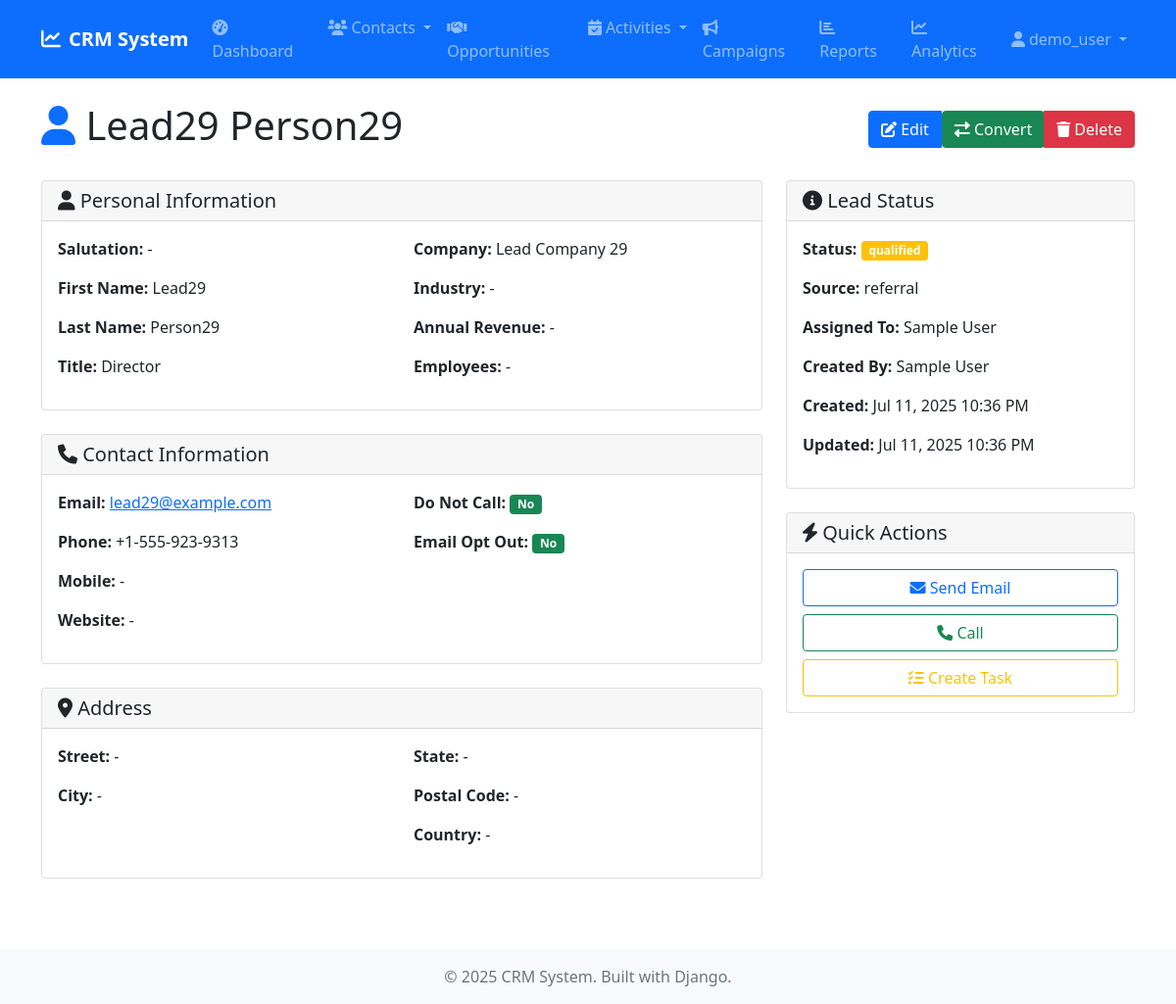
The page /leads/35/ (signed in) on the database its author committed.
### leads/models.py (models this page shows, shortened)
class Lead(models.Model):
    LEAD_STATUS = [
        ('new', 'New'),
        ('assigned', 'Assigned'),
        ('in_process', 'In Process'),
        ('converted', 'Converted'),
        ('recycled', 'Recycled'),
        ('dead', 'Dead'),
    ]
    LEAD_SOURCE = [
        ('cold_call', 'Cold Call'),
        ('existing_customer', 'Existing Customer'),
        ('partner', 'Partner'),
        ('public_relations', 'Public Relations'),
        ('direct_mail', 'Direct Mail'),
        ('conference', 'Conference'),
        ('trade_show', 'Trade Show'),
        ('web_site', 'Web Site'),
        ('word_of_mouth', 'Word of mouth'),
        ('email', 'Email'),
        ('campaign', 'Campaign'),
        ('other', 'Other'),
    ]
    SALUTATIONS = [
        ('mr', 'Mr.'),
        ('mrs', 'Mrs.'),
        ('ms', 'Ms.'),
        ('dr', 'Dr.'),
        ('prof', 'Prof.'),
    ]
    salutation = models.CharField(max_length=10, choices=SALUTATIONS, blank=True)
    first_name = models.CharField(max_length=100)
    last_name = models.CharField(max_length=100)
    title = models.CharField(max_length=100, blank=True)
    company = models.CharField(max_length=200)
    email = models.EmailField()
    phone = models.CharField(max_length=20, blank=True)
    mobile = models.CharField(max_length=20, blank=True)
    fax = models.CharField(max_length=20, blank=True)
    website = models.URLField(blank=True)
    street = models.TextField(blank=True)
    city = models.CharField(max_length=100, blank=True)
    state = models.CharField(max_length=100, blank=True)
    postal_code = models.CharField(max_length=20, blank=True)
    country = models.CharField(max_length=100, blank=True)
    lead_source = models.CharField(max_length=20, choices=LEAD_SOURCE, blank=True)
    status = models.CharField(max_length=20, choices=LEAD_STATUS, default='new')
    industry = models.CharField(max_length=100, blank=True)
    annual_revenue = models.DecimalField(max_digits=15, decimal_places=2, null=True, blank=True)
    employees = models.IntegerField(null=True, blank=True)
    do_not_call = models.BooleanField(default=False)
    email_opt_out = models.BooleanField(default=False)
    description = models.TextField(blank=True)
    assigned_to = models.ForeignKey(User, on_delete=models.SET_NULL, null=True, blank=True)
    created_by = models.ForeignKey(User, on_delete=models.SET_NULL, null=True, blank=True, related_name='created_leads')
    created_at = models.DateTimeField(auto_now_add=True)
    updated_at = models.DateTimeField(auto_now=True)
    class Meta:
        ordering = ['-created_at']
    @property
    def full_name(self):
        return f"{self.first_name} {self.last_name}"

### leads/views.py (the view)
# urls.py: path('<int:pk>/', views.LeadDetailView.as_view(), name='detail'),
class LeadDetailView(LoginRequiredMixin, DetailView):
    model = Lead
    template_name = 'leads/lead_detail.html'
    context_object_name = 'lead'

### templates/leads/lead_detail.html (shortened to what this page needs)
{% extends 'base.html' %}
{% block content %}
<div class="d-flex justify-content-between align-items-center mb-4">
    <h1><i class="fas fa-user text-primary"></i> {{ lead.full_name }}</h1>
    <div class="btn-group">
        <a href="{% url 'leads:edit' lead.pk %}" class="btn btn-primary">
            <i class="fas fa-edit"></i> Edit
        </a>
        {% if lead.status != 'converted' %}
        <form method="post" action="{% url 'leads:convert' lead.pk %}" class="d-inline">
            <button type="submit" class="btn btn-success" onclick="return confirm('Are you sure you want to convert this lead?')">
                <i class="fas fa-exchange-alt"></i> Convert
            </button>
        </form>
        {% endif %}
        <a href="{% url 'leads:delete' lead.pk %}" class="btn btn-danger">
            <i class="fas fa-trash"></i> Delete
        </a>
    </div>
</div>
<div class="row">
    <div class="col-lg-8">
        <div class="card mb-4">
            <div class="card-header">
                <h5 class="card-title mb-0"><i class="fas fa-user"></i> Personal Information</h5>
            </div>
            <div class="card-body">
                <div class="row">
                    <div class="col-md-6">
                        <p><strong>Salutation:</strong> {{ lead.get_salutation_display|default:"-" }}</p>
                        <p><strong>First Name:</strong> {{ lead.first_name }}</p>
                        <p><strong>Last Name:</strong> {{ lead.last_name }}</p>
                        <p><strong>Title:</strong> {{ lead.title|default:"-" }}</p>
                    </div>
                    <div class="col-md-6">
                        <p><strong>Company:</strong> {{ lead.company }}</p>
                        <p><strong>Industry:</strong> {{ lead.industry|default:"-" }}</p>
                        <p><strong>Annual Revenue:</strong>
                            {% if lead.annual_revenue %}
                                ${{ lead.annual_revenue|floatformat:0 }}
                            {% else %}
                                -
                            {% endif %}
                        </p>
                        <p><strong>Employees:</strong> {{ lead.employees|default:"-" }}</p>
                    </div>
                </div>
            </div>
        </div>
        <div class="card mb-4">
            <div class="card-header">
                <h5 class="card-title mb-0"><i class="fas fa-phone"></i> Contact Information</h5>
            </div>
            <div class="card-body">
                <div class="row">
                    <div class="col-md-6">
                        <p><strong>Email:</strong>
                            {% if lead.email %}
                                <a href="mailto:{{ lead.email }}">{{ lead.email }}</a>
                            {% else %}
                                -
                            {% endif %}
                        </p>
                        <p><strong>Phone:</strong> {{ lead.phone|default:"-" }}</p>
                        <p><strong>Mobile:</strong> {{ lead.mobile|default:"-" }}</p>
                        <p><strong>Website:</strong>
                            {% if lead.website %}
                                <a href="{{ lead.website }}" target="_blank">{{ lead.website }}</a>
                            {% else %}
                                -
                            {% endif %}
                        </p>
                    </div>
                    <div class="col-md-6">
                        <p><strong>Do Not Call:</strong>
                            <span class="badge {% if lead.do_not_call %}bg-danger{% else %}bg-success{% endif %}">
                                {% if lead.do_not_call %}Yes{% else %}No{% endif %}
                            </span>
                        </p>
                        <p><strong>Email Opt Out:</strong>
                            <span class="badge {% if lead.email_opt_out %}bg-danger{% else %}bg-success{% endif %}">
                                {% if lead.email_opt_out %}Yes{% else %}No{% endif %}
                            </span>
                        </p>
                    </div>
                </div>
            </div>
        </div>
        <div class="card mb-4">
            <div class="card-header">
                <h5 class="card-title mb-0"><i class="fas fa-map-marker-alt"></i> Address</h5>
            </div>
            <div class="card-body">
                <div class="row">
                    <div class="col-md-6">
                        <p><strong>Street:</strong> {{ lead.street|default:"-" }}</p>
                        <p><strong>City:</strong> {{ lead.city|default:"-" }}</p>
                    </div>
                    <div class="col-md-6">
                        <p><strong>State:</strong> {{ lead.state|default:"-" }}</p>
                        <p><strong>Postal Code:</strong> {{ lead.postal_code|default:"-" }}</p>
                        <p><strong>Country:</strong> {{ lead.country|default:"-" }}</p>
                    </div>
                </div>
            </div>
        </div>
    </div>
    <div class="col-lg-4">
        <div class="card mb-4">
            <div class="card-header">
                <h5 class="card-title mb-0"><i class="fas fa-info-circle"></i> Lead Status</h5>
            </div>
            <div class="card-body">
                <p><strong>Status:</strong>
                    <span class="badge {% if lead.status == 'new' %}bg-info{% elif lead.status == 'converted' %}bg-success{% elif lead.status == 'dead' %}bg-danger{% else %}bg-warning{% endif %}">
                        {{ lead.get_status_display }}
                    </span>
                </p>
                <p><strong>Source:</strong> {{ lead.get_lead_source_display|default:"-" }}</p>
                <p><strong>Assigned To:</strong> {{ lead.assigned_to.get_full_name|default:"-" }}</p>
                <p><strong>Created By:</strong> {{ lead.created_by.get_full_name|default:"-" }}</p>
                <p><strong>Created:</strong> {{ lead.created_at|date:"M d, Y g:i A" }}</p>
                <p><strong>Updated:</strong> {{ lead.updated_at|date:"M d, Y g:i A" }}</p>
            </div>
        </div>
        <div class="card">
            <div class="card-header">
                <h5 class="card-title mb-0"><i class="fas fa-bolt"></i> Quick Actions</h5>
            </div>
            <div class="card-body">
                <div class="d-grid gap-2">
                    {% if lead.email %}
                    <a href="mailto:{{ lead.email }}" class="btn btn-outline-primary">
                        <i class="fas fa-envelope"></i> Send Email
                    </a>
                    {% endif %}
                    {% if lead.phone %}
                    <a href="tel:{{ lead.phone }}" class="btn btn-outline-success">
                        <i class="fas fa-phone"></i> Call
                    </a>
                    {% endif %}
                    <a href="{% url 'tasks:create' %}?lead={{ lead.pk }}" class="btn btn-outline-warning">
                        <i class="fas fa-tasks"></i> Create Task
                    </a>
                </div>
            </div>
        </div>
    </div>
</div>
{% endblock %}

### templates/base.html (shortened to what this page needs)
<!DOCTYPE html>
<html lang="en">
<head>
    <link href="https://cdn.jsdelivr.net/npm/bootstrap@5.1.3/dist/css/bootstrap.min.css" rel="stylesheet">
    <link href="https://cdnjs.cloudflare.com/ajax/libs/font-awesome/6.0.0/css/all.min.css" rel="stylesheet">
    {% load static %}
    <link href="{% static 'css/custom.css' %}" rel="stylesheet">
</head>
<body>
    <nav class="navbar navbar-expand-lg navbar-dark bg-primary">
        <div class="container">
            <a class="navbar-brand" href="{% url 'dashboard:home' %}">
                <i class="fas fa-chart-line me-2"></i>CRM System
            </a>
            {% if user.is_authenticated %}
            <div class="collapse navbar-collapse" id="navbarNav">
                <ul class="navbar-nav me-auto">
                    <li class="nav-item">
                        <a class="nav-link" href="{% url 'dashboard:home' %}">
                            <i class="fas fa-tachometer-alt me-1"></i>Dashboard
                        </a>
                    </li>
                    <li class="nav-item dropdown">
                        <a class="nav-link dropdown-toggle" href="#" role="button" data-bs-toggle="dropdown">
                            <i class="fas fa-users me-1"></i>Contacts
                        </a>
                    </li>
                    <li class="nav-item">
                        <a class="nav-link" href="{% url 'opportunities:list' %}">
                            <i class="fas fa-handshake me-1"></i>Opportunities
                        </a>
                    </li>
                    <li class="nav-item dropdown">
                        <a class="nav-link dropdown-toggle" href="#" role="button" data-bs-toggle="dropdown">
                            <i class="fas fa-calendar-check me-1"></i>Activities
                        </a>
                    </li>
                    <li class="nav-item">
                        <a class="nav-link" href="{% url 'campaigns:list' %}">
                            <i class="fas fa-bullhorn me-1"></i>Campaigns
                        </a>
                    </li>
                    <li class="nav-item">
                        <a class="nav-link" href="{% url 'dashboard:reports' %}">
                            <i class="fas fa-chart-bar me-1"></i>Reports
                        </a>
                    </li>
                    <li class="nav-item">
                        <a class="nav-link" href="{% url 'dashboard:analytics' %}">
                            <i class="fas fa-chart-line me-1"></i>Analytics
                        </a>
                    </li>
                </ul>
                <ul class="navbar-nav">
                    <li class="nav-item dropdown">
                        <a class="nav-link dropdown-toggle" href="#" role="button" data-bs-toggle="dropdown">
                            <i class="fas fa-user me-1"></i>{{ user.username }}
                        </a>
                    </li>
                </ul>
            </div>
            {% endif %}
        </div>
    </nav>
    <main class="container my-4">
        {% block content %}
        {% endblock %}
    </main>
    <footer class="bg-light text-center py-3 mt-5">
        <div class="container">
            <p class="text-muted mb-0">&copy; 2025 CRM System. Built with Django.</p>
        </div>
    </footer>
</body>
</html>

### static/css/custom.css (style rules this page uses)
.navbar-brand { font-weight: bold; }

### rows shown on the page
Lead: full_name "Lead29 Person29", salutation "-", first_name "Lead29", last_name "Person29", title "Director", company "Lead Company 29", industry "-", employees "-", email "lead29@example.com", phone "+1-555-923-9313", mobile "-", street "-", city "-", state "-", postal_code "-", country "-", status "qualified", lead_source "referral", assigned_to.get_full_name "Sample User", created_by.get_full_name "Sample User", created_at "Jul 11, 2025 10:36 PM", updated_at "Jul 11, 2025 10:36 PM"

### other values the page prints
{{ user.username }} "demo_user"
